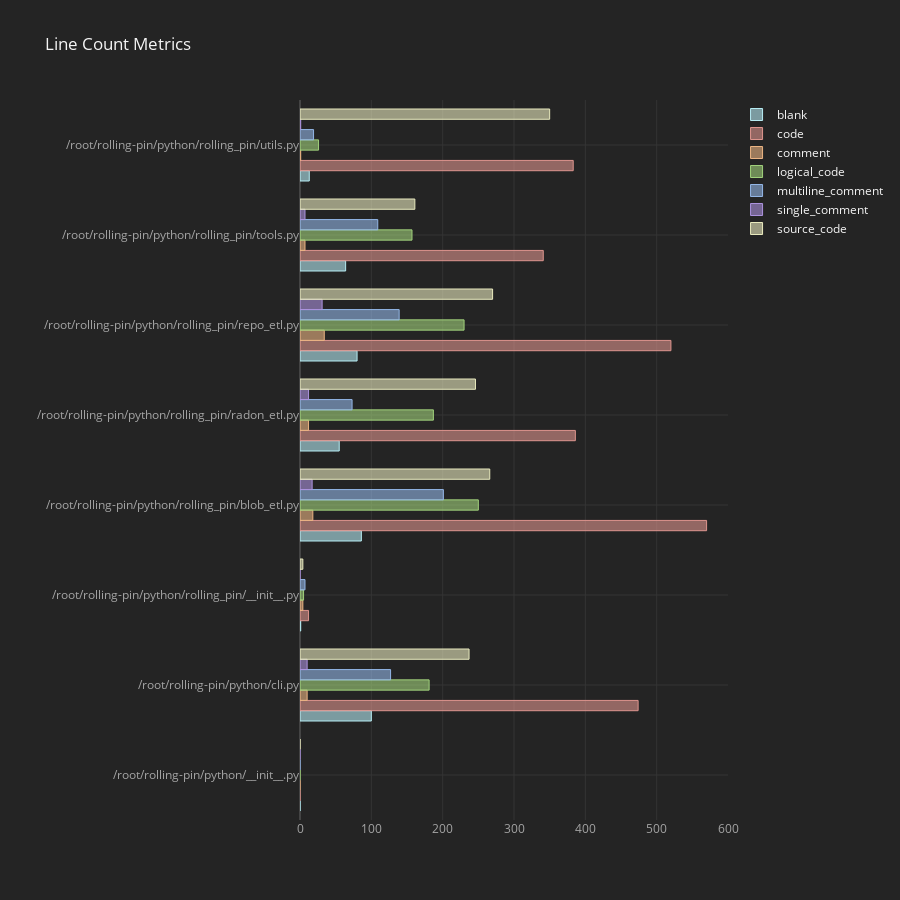
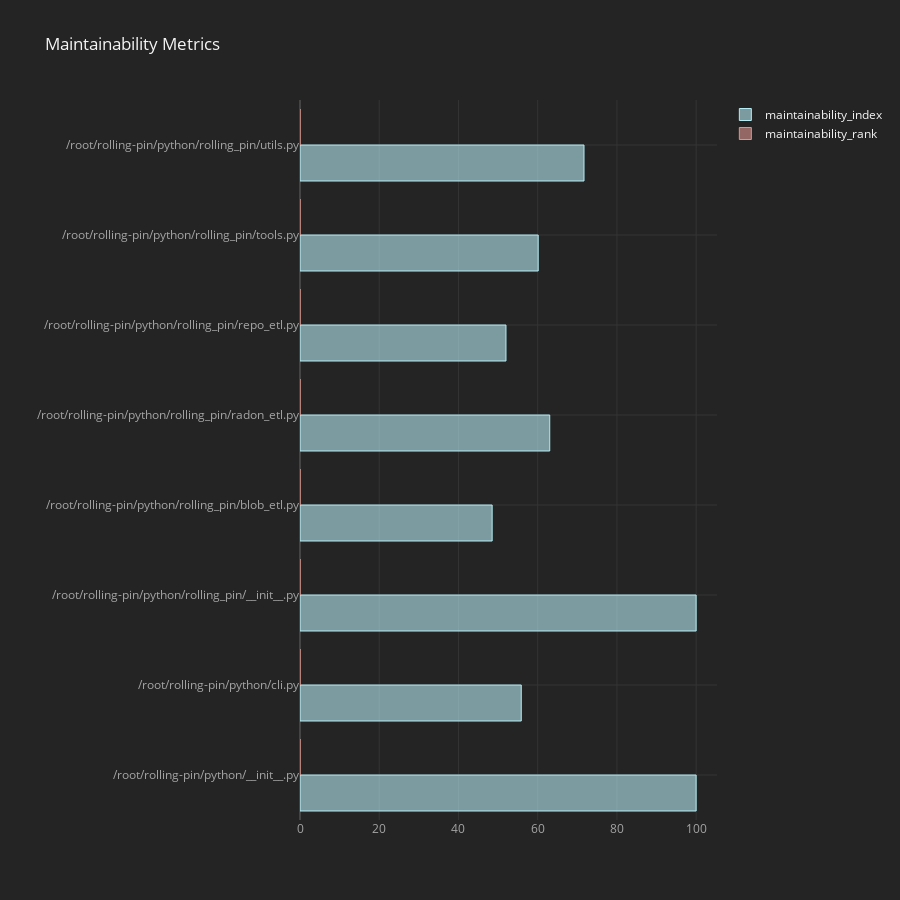
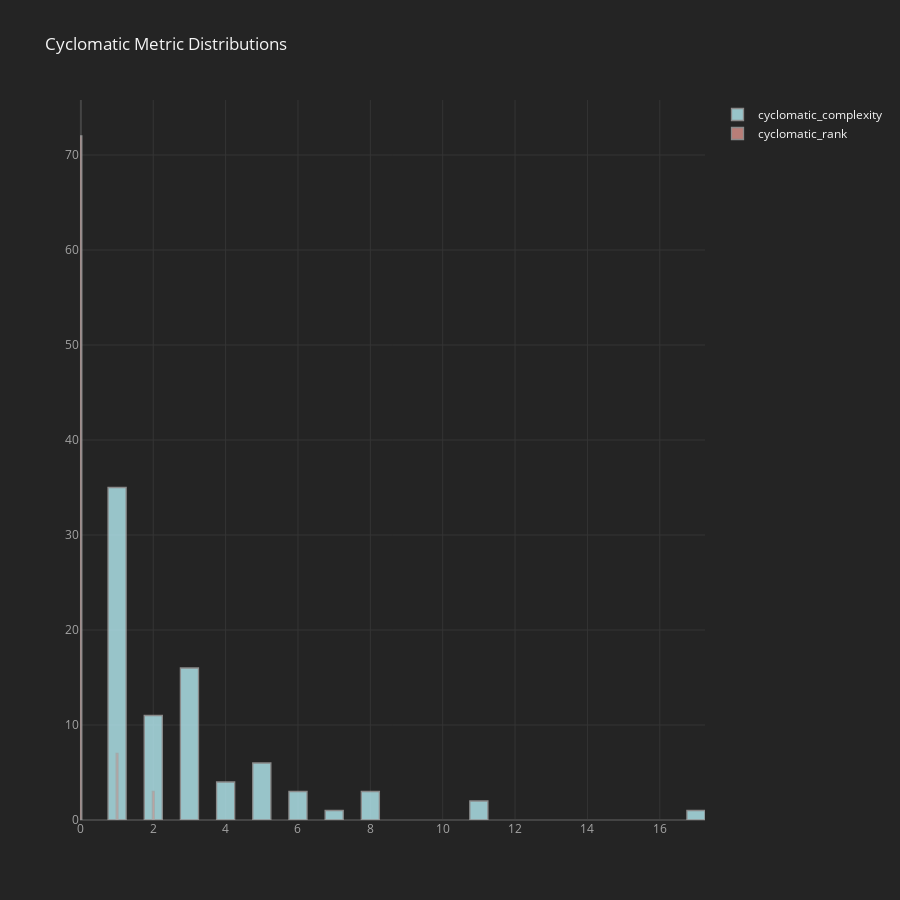
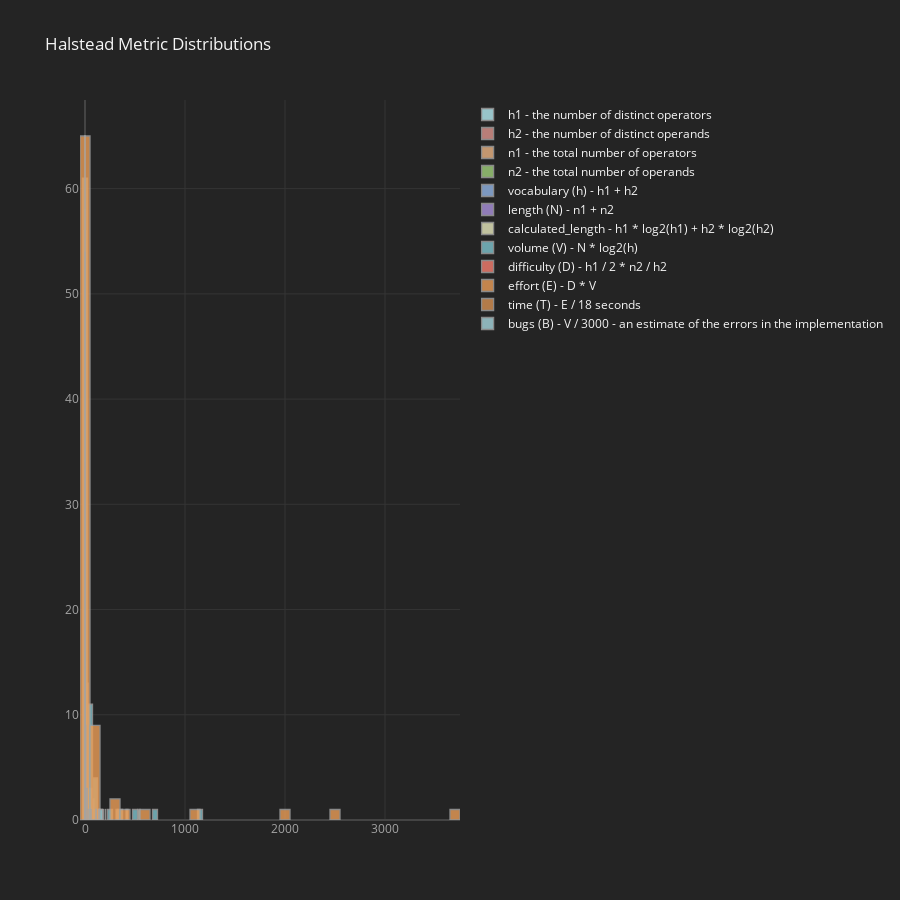

Source (notebook cell) for these figures, in order:
### Code cell
def plot_metrics(repo):
    lut = dict(
        h1='h1 - the number of distinct operators',
        h2='h2 - the number of distinct operands',
        n1='n1 - the total number of operators',
        n2='n2 - the total number of operands',
        vocabulary='vocabulary (h) - h1 + h2',
        length='length (N) - n1 + n2',
        calculated_length='calculated_length - h1 * log2(h1) + h2 * log2(h2)',
        volume='volume (V) - N * log2(h)',
        difficulty='difficulty (D) - h1 / 2 * n2 / h2',
        effort='effort (E) - D * V',
        time='time (T) - E / 18 seconds',
        bugs='bugs (B) - V / 3000 - an estimate of the errors in the implementation',
    )
    
    def remove_test_modules(data):
        mask = data.fullpath.apply(lambda x: not re.search('_test\.py$', x)).astype(bool)
        return data[mask]

    raw = remove_test_modules(repo.raw_metrics)
    mi = remove_test_modules(repo.maintainability_index)
    cc = remove_test_modules(repo.cyclomatic_complexity_metrics)
    hal = remove_test_modules(repo.halstead_metrics)

    raw.iplot(x='fullpath', kind='barh', title='Line Count Metrics', **params)
    mi.iplot(x='fullpath', kind='barh', title='Maintainability Metrics', **params)

    cols = ['cyclomatic_complexity', 'cyclomatic_rank']
    cc[cols].iplot(kind='hist', bins=50, title='Cyclomatic Metric Distributions', **params)
    
    cols = ['h1', 'h2', 'n1', 'n2', 'vocabulary', 'length', 'calculated_length', 'volume', 'difficulty', 'effort', 'time', 'bugs']
    hal[cols]\
        .rename(mapper=lambda x: lut[x], axis=1)\
        .iplot(kind='hist', bins=50, title='Halstead Metric Distributions', **params)

plot_metrics(repo)

### Figure 1 — Plotly figure (JSON) as saved in the notebook; plotly's stock layout.template omitted (floating-point values rounded to 4 significant figures)
{"data": [{"marker": {"color": "rgba(182, 236, 243, 0.6)", "line": {"color": "rgba(182, 236, 243, 1.0)", "width": 1}}, "name": "blank", "orientation": "h", "text": "", "type": "bar", "x": [0, 100, 1, 86, 55, 80, 64, 13], "y": ["/root/rolling-pin/python/__init__.py", "/root/rolling-pin/python/cli.py", "/root/rolling-pin/python/rolling_pin/__init__.py", "/root/rolling-pin/python/rolling_pin/blob_etl.py", "/root/rolling-pin/python/rolling_pin/radon_etl.py", "/root/rolling-pin/python/rolling_pin/repo_etl.py", "/root/rolling-pin/python/rolling_pin/tools.py", "/root/rolling-pin/python/rolling_pin/utils.py"]}, {"marker": {"color": "rgba(222, 149, 142, 0.6)", "line": {"color": "rgba(222, 149, 142, 1.0)", "width": 1}}, "name": "code", "orientation": "h", "text": "", "type": "bar", "x": [0, 474, 12, 570, 386, 520, 341, 383], "y": ["/root/rolling-pin/python/__init__.py", "/root/rolling-pin/python/cli.py", "/root/rolling-pin/python/rolling_pin/__init__.py", "/root/rolling-pin/python/rolling_pin/blob_etl.py", "/root/rolling-pin/python/rolling_pin/radon_etl.py", "/root/rolling-pin/python/rolling_pin/repo_etl.py", "/root/rolling-pin/python/rolling_pin/tools.py", "/root/rolling-pin/python/rolling_pin/utils.py"]}, {"marker": {"color": "rgba(235, 180, 131, 0.6)", "line": {"color": "rgba(235, 180, 131, 1.0)", "width": 1}}, "name": "comment", "orientation": "h", "text": "", "type": "bar", "x": [0, 10, 4, 18, 12, 34, 7, 1], "y": ["/root/rolling-pin/python/__init__.py", "/root/rolling-pin/python/cli.py", "/root/rolling-pin/python/rolling_pin/__init__.py", "/root/rolling-pin/python/rolling_pin/blob_etl.py", "/root/rolling-pin/python/rolling_pin/radon_etl.py", "/root/rolling-pin/python/rolling_pin/repo_etl.py", "/root/rolling-pin/python/rolling_pin/tools.py", "/root/rolling-pin/python/rolling_pin/utils.py"]}, {"marker": {"color": "rgba(160, 209, 123, 0.6)", "line": {"color": "rgba(160, 209, 123, 1.0)", "width": 1}}, "name": "logical_code", "orientation": "h", "text": "", "type": "bar", "x": [0, 181, 5, 250, 187, 230, 157, 26], "y": ["/root/rolling-pin/python/__init__.py", "/root/rolling-pin/python/cli.py", "/root/rolling-pin/python/rolling_pin/__init__.py", "/root/rolling-pin/python/rolling_pin/blob_etl.py", "/root/rolling-pin/python/rolling_pin/radon_etl.py", "/root/rolling-pin/python/rolling_pin/repo_etl.py", "/root/rolling-pin/python/rolling_pin/tools.py", "/root/rolling-pin/python/rolling_pin/utils.py"]}, {"marker": {"color": "rgba(147, 182, 230, 0.6)", "line": {"color": "rgba(147, 182, 230, 1.0)", "width": 1}}, "name": "multiline_comment", "orientation": "h", "text": "", "type": "bar", "x": [0, 127, 7, 201, 73, 139, 109, 19], "y": ["/root/rolling-pin/python/__init__.py", "/root/rolling-pin/python/cli.py", "/root/rolling-pin/python/rolling_pin/__init__.py", "/root/rolling-pin/python/rolling_pin/blob_etl.py", "/root/rolling-pin/python/rolling_pin/radon_etl.py", "/root/rolling-pin/python/rolling_pin/repo_etl.py", "/root/rolling-pin/python/rolling_pin/tools.py", "/root/rolling-pin/python/rolling_pin/utils.py"]}, {"marker": {"color": "rgba(172, 146, 222, 0.6)", "line": {"color": "rgba(172, 146, 222, 1.0)", "width": 1}}, "name": "single_comment", "orientation": "h", "text": "", "type": "bar", "x": [0, 10, 0, 17, 12, 31, 7, 1], "y": ["/root/rolling-pin/python/__init__.py", "/root/rolling-pin/python/cli.py", "/root/rolling-pin/python/rolling_pin/__init__.py", "/root/rolling-pin/python/rolling_pin/blob_etl.py", "/root/rolling-pin/python/rolling_pin/radon_etl.py", "/root/rolling-pin/python/rolling_pin/repo_etl.py", "/root/rolling-pin/python/rolling_pin/tools.py", "/root/rolling-pin/python/rolling_pin/utils.py"]}, {"marker": {"color": "rgba(233, 234, 190, 0.6)", "line": {"color": "rgba(233, 234, 190, 1.0)", "width": 1}}, "name": "source_code", "orientation": "h", "text": "", "type": "bar", "x": [0, 237, 4, 266, 246, 270, 161, 350], "y": ["/root/rolling-pin/python/__init__.py", "/root/rolling-pin/python/cli.py", "/root/rolling-pin/python/rolling_pin/__init__.py", "/root/rolling-pin/python/rolling_pin/blob_etl.py", "/root/rolling-pin/python/rolling_pin/radon_etl.py", "/root/rolling-pin/python/rolling_pin/repo_etl.py", "/root/rolling-pin/python/rolling_pin/tools.py", "/root/rolling-pin/python/rolling_pin/utils.py"]}], "layout": {"height": 900, "legend": {"bgcolor": "#242424", "font": {"color": "#F4F4F4"}}, "paper_bgcolor": "#242424", "plot_bgcolor": "#242424", "title": {"font": {"color": "#F4F4F4"}, "text": "Line Count Metrics"}, "width": 900, "xaxis": {"autorange": true, "gridcolor": "#343434", "range": [0, 600], "showgrid": true, "tickfont": {"color": "#A4A4A4"}, "title": {"font": {"color": "#A4A4A4"}, "text": ""}, "type": "linear", "zerolinecolor": "#444444"}, "yaxis": {"autorange": true, "gridcolor": "#343434", "range": [-0.5, 7.5], "showgrid": true, "tickfont": {"color": "#A4A4A4"}, "title": {"font": {"color": "#A4A4A4"}, "text": ""}, "type": "category", "zerolinecolor": "#444444"}}}

### Figure 2 — Plotly figure (JSON) as saved in the notebook; plotly's stock layout.template omitted (floating-point values rounded to 4 significant figures)
{"data": [{"marker": {"color": "rgba(182, 236, 243, 0.6)", "line": {"color": "rgba(182, 236, 243, 1.0)", "width": 1}}, "name": "maintainability_index", "orientation": "h", "text": "", "type": "bar", "x": [100, 55.85, 100, 48.5, 63.04, 52.0, 60.13, 71.69], "y": ["/root/rolling-pin/python/__init__.py", "/root/rolling-pin/python/cli.py", "/root/rolling-pin/python/rolling_pin/__init__.py", "/root/rolling-pin/python/rolling_pin/blob_etl.py", "/root/rolling-pin/python/rolling_pin/radon_etl.py", "/root/rolling-pin/python/rolling_pin/repo_etl.py", "/root/rolling-pin/python/rolling_pin/tools.py", "/root/rolling-pin/python/rolling_pin/utils.py"]}, {"marker": {"color": "rgba(222, 149, 142, 0.6)", "line": {"color": "rgba(222, 149, 142, 1.0)", "width": 1}}, "name": "maintainability_rank", "orientation": "h", "text": "", "type": "bar", "x": [0, 0, 0, 0, 0, 0, 0, 0], "y": ["/root/rolling-pin/python/__init__.py", "/root/rolling-pin/python/cli.py", "/root/rolling-pin/python/rolling_pin/__init__.py", "/root/rolling-pin/python/rolling_pin/blob_etl.py", "/root/rolling-pin/python/rolling_pin/radon_etl.py", "/root/rolling-pin/python/rolling_pin/repo_etl.py", "/root/rolling-pin/python/rolling_pin/tools.py", "/root/rolling-pin/python/rolling_pin/utils.py"]}], "layout": {"height": 900, "legend": {"bgcolor": "#242424", "font": {"color": "#F4F4F4"}}, "paper_bgcolor": "#242424", "plot_bgcolor": "#242424", "title": {"font": {"color": "#F4F4F4"}, "text": "Maintainability Metrics"}, "width": 900, "xaxis": {"autorange": true, "gridcolor": "#343434", "range": [0, 105.3], "showgrid": true, "tickfont": {"color": "#A4A4A4"}, "title": {"font": {"color": "#A4A4A4"}, "text": ""}, "type": "linear", "zerolinecolor": "#444444"}, "yaxis": {"autorange": true, "gridcolor": "#343434", "range": [-0.5, 7.5], "showgrid": true, "tickfont": {"color": "#A4A4A4"}, "title": {"font": {"color": "#A4A4A4"}, "text": ""}, "type": "category", "zerolinecolor": "#444444"}}}

### Figure 3 — Plotly figure (JSON) as saved in the notebook; plotly's stock layout.template omitted (floating-point values rounded to 4 significant figures)
{"data": [{"histfunc": "count", "histnorm": "", "marker": {"color": "rgba(182, 236, 243, 1.0)", "line": {"color": "#A4A4A4", "width": 1.3}}, "name": "cyclomatic_complexity", "nbinsx": 50, "opacity": 0.8, "orientation": "v", "type": "histogram", "visible": true, "x": [3, 3, 3, 3, 8, 5, 1, 5, 17, 1, 1, 1, 1, 1, 1, 1, 1, 1, 2, 2, 1, 1, 1, 1, 1, 1, 1, 11, 2, 2, 2, 1, 1, 1, 1, 8, 6, 6, 6, 4, 3, 2, 2, 5, 1, 1, 1, 4, 4, 3, 3, 2, 1, 1, 1, 1, 11, 1, 1, 1, 7, 5, 4, 3, 3, 2, 2, 1, 8, 2, 1, 5, 5, 3, 3, 3, 3, 3, 3, 3, 1, 1]}, {"histfunc": "count", "histnorm": "", "marker": {"color": "rgba(222, 149, 142, 1.0)", "line": {"color": "#A4A4A4", "width": 1.3}}, "name": "cyclomatic_rank", "nbinsx": 50, "opacity": 0.8, "orientation": "v", "type": "histogram", "x": [0, 0, 0, 0, 1, 0, 0, 0, 2, 0, 0, 0, 0, 0, 0, 0, 0, 0, 0, 0, 0, 0, 0, 0, 0, 0, 0, 2, 0, 0, 0, 0, 0, 0, 0, 1, 1, 1, 1, 0, 0, 0, 0, 0, 0, 0, 0, 0, 0, 0, 0, 0, 0, 0, 0, 0, 2, 0, 0, 0, 1, 0, 0, 0, 0, 0, 0, 0, 1, 0, 0, 0, 0, 0, 0, 0, 0, 0, 0, 0, 0, 0]}], "layout": {"barmode": "overlay", "height": 900, "legend": {"bgcolor": "#242424", "font": {"color": "#F4F4F4"}}, "paper_bgcolor": "#242424", "plot_bgcolor": "#242424", "title": {"font": {"color": "#F4F4F4"}, "text": "Cyclomatic Metric Distributions"}, "width": 900, "xaxis": {"autorange": true, "gridcolor": "#343434", "range": [-0.025, 17.25], "showgrid": true, "tickfont": {"color": "#A4A4A4"}, "title": {"font": {"color": "#A4A4A4"}, "text": ""}, "type": "linear", "zerolinecolor": "#444444"}, "yaxis": {"autorange": true, "gridcolor": "#343434", "range": [0, 75.79], "showgrid": true, "tickfont": {"color": "#A4A4A4"}, "title": {"font": {"color": "#A4A4A4"}, "text": ""}, "zerolinecolor": "#444444"}}}

### Figure 4 — Plotly figure (JSON) as saved in the notebook; plotly's stock layout.template omitted (floating-point values rounded to 4 significant figures)
{"data": [{"histfunc": "count", "histnorm": "", "marker": {"color": "rgba(182, 236, 243, 1.0)", "line": {"color": "#A4A4A4", "width": 1.3}}, "name": "h1 - the number of distinct operators", "nbinsx": 50, "opacity": 0.8, "orientation": "v", "type": "histogram", "x": [1, 0, 1, 0, 0, 1, 1, 2, 1, 2, 1, 0, 1, 1, 1, 1, 0, 0, 1, 0, 1, 3, 0, 5, 1, 2, 0, 3, 3, 1, 0, 0, 0, 0, 0, 0, 0, 2, 0, 0, 0, 0, 0, 0, 0, 1, 0, 0, 0, 1, 2, 1, 5, 5, 2, 4, 0, 0, 2, 0, 1, 1, 1, 1, 1, 0, 0, 3, 3, 2, 0, 2, 2, 1, 0, 3, 0, 7, 3, 10, 9, 3]}, {"histfunc": "count", "histnorm": "", "marker": {"color": "rgba(222, 149, 142, 1.0)", "line": {"color": "#A4A4A4", "width": 1.3}}, "name": "h2 - the number of distinct operands", "nbinsx": 50, "opacity": 0.8, "orientation": "v", "type": "histogram", "x": [2, 0, 2, 0, 0, 2, 4, 9, 3, 30, 3, 0, 2, 4, 4, 2, 0, 0, 14, 0, 2, 10, 0, 16, 2, 4, 0, 6, 6, 6, 0, 0, 0, 0, 0, 0, 0, 4, 0, 0, 0, 0, 0, 0, 0, 3, 0, 0, 0, 2, 4, 1, 16, 13, 8, 8, 0, 0, 13, 0, 2, 2, 2, 2, 2, 0, 0, 6, 5, 4, 0, 3, 5, 2, 0, 83, 0, 52, 7, 65, 28, 7]}, {"histfunc": "count", "histnorm": "", "marker": {"color": "rgba(235, 180, 131, 1.0)", "line": {"color": "#A4A4A4", "width": 1.3}}, "name": "n1 - the total number of operators", "nbinsx": 50, "opacity": 0.8, "orientation": "v", "type": "histogram", "x": [1, 0, 1, 0, 0, 1, 3, 6, 2, 24, 2, 0, 1, 2, 3, 1, 0, 0, 12, 0, 1, 5, 0, 9, 1, 2, 0, 4, 4, 3, 0, 0, 0, 0, 0, 0, 0, 2, 0, 0, 0, 0, 0, 0, 0, 2, 0, 0, 0, 1, 2, 1, 10, 9, 4, 4, 0, 0, 7, 0, 1, 1, 1, 1, 1, 0, 0, 3, 3, 2, 0, 2, 3, 1, 0, 60, 0, 29, 4, 38, 15, 4]}, {"histfunc": "count", "histnorm": "", "marker": {"color": "rgba(160, 209, 123, 1.0)", "line": {"color": "#A4A4A4", "width": 1.3}}, "name": "n2 - the total number of operands", "nbinsx": 50, "opacity": 0.8, "orientation": "v", "type": "histogram", "x": [2, 0, 2, 0, 0, 2, 6, 12, 4, 48, 4, 0, 2, 4, 6, 2, 0, 0, 24, 0, 2, 10, 0, 18, 2, 4, 0, 8, 8, 6, 0, 0, 0, 0, 0, 0, 0, 4, 0, 0, 0, 0, 0, 0, 0, 4, 0, 0, 0, 2, 4, 1, 17, 17, 8, 8, 0, 0, 14, 0, 2, 2, 2, 2, 2, 0, 0, 6, 5, 4, 0, 4, 6, 2, 0, 120, 0, 58, 8, 71, 29, 8]}, {"histfunc": "count", "histnorm": "", "marker": {"color": "rgba(147, 182, 230, 1.0)", "line": {"color": "#A4A4A4", "width": 1.3}}, "name": "vocabulary (h) - h1 + h2", "nbinsx": 50, "opacity": 0.8, "orientation": "v", "type": "histogram", "x": [3, 0, 3, 0, 0, 3, 5, 11, 4, 32, 4, 0, 3, 5, 5, 3, 0, 0, 15, 0, 3, 13, 0, 21, 3, 6, 0, 9, 9, 7, 0, 0, 0, 0, 0, 0, 0, 6, 0, 0, 0, 0, 0, 0, 0, 4, 0, 0, 0, 3, 6, 2, 21, 18, 10, 12, 0, 0, 15, 0, 3, 3, 3, 3, 3, 0, 0, 9, 8, 6, 0, 5, 7, 3, 0, 86, 0, 59, 10, 75, 37, 10]}, {"histfunc": "count", "histnorm": "", "marker": {"color": "rgba(172, 146, 222, 1.0)", "line": {"color": "#A4A4A4", "width": 1.3}}, "name": "length (N) - n1 + n2", "nbinsx": 50, "opacity": 0.8, "orientation": "v", "type": "histogram", "x": [3, 0, 3, 0, 0, 3, 9, 18, 6, 72, 6, 0, 3, 6, 9, 3, 0, 0, 36, 0, 3, 15, 0, 27, 3, 6, 0, 12, 12, 9, 0, 0, 0, 0, 0, 0, 0, 6, 0, 0, 0, 0, 0, 0, 0, 6, 0, 0, 0, 3, 6, 2, 27, 26, 12, 12, 0, 0, 21, 0, 3, 3, 3, 3, 3, 0, 0, 9, 8, 6, 0, 6, 9, 3, 0, 180, 0, 87, 12, 109, 44, 12]}, {"histfunc": "count", "histnorm": "", "marker": {"color": "rgba(233, 234, 190, 1.0)", "line": {"color": "#A4A4A4", "width": 1.3}}, "name": "calculated_length - h1 * log2(h1) + h2 * log2(h2)", "nbinsx": 50, "opacity": 0.8, "orientation": "v", "type": "histogram", "x": [2, 0, 2, 0, 0, 2, 8, 30.53, 4.755, 149.2, 4.755, 0, 2, 8, 8, 2, 0, 0, 53.3, 0, 2, 37.97, 0, 75.61, 2, 10, 0, 20.26, 20.26, 15.51, 0, 0, 0, 0, 0, 0, 0, 10, 0, 0, 0, 0, 0, 0, 0, 4.755, 0, 0, 0, 2, 10, 0, 75.61, 59.72, 26, 32, 0, 0, 50.11, 0, 2, 2, 2, 2, 2, 0, 0, 20.26, 16.36, 10, 0, 6.755, 13.61, 2, 0, 533.9, 0, 316.1, 24.41, 424.7, 163.1, 24.41]}, {"histfunc": "count", "histnorm": "", "marker": {"color": "rgba(126, 196, 207, 1.0)", "line": {"color": "#A4A4A4", "width": 1.3}}, "name": "volume (V) - N * log2(h)", "nbinsx": 50, "opacity": 0.8, "orientation": "v", "type": "histogram", "x": [4.755, 0, 4.755, 0, 0, 4.755, 20.9, 62.27, 12, 360, 12, 0, 4.755, 13.93, 20.9, 4.755, 0, 0, 140.6, 0, 4.755, 55.51, 0, 118.6, 4.755, 15.51, 0, 38.04, 38.04, 25.27, 0, 0, 0, 0, 0, 0, 0, 15.51, 0, 0, 0, 0, 0, 0, 0, 12, 0, 0, 0, 4.755, 15.51, 2, 118.6, 108.4, 39.86, 43.02, 0, 0, 82.04, 0, 4.755, 4.755, 4.755, 4.755, 4.755, 0, 0, 28.53, 24, 15.51, 0, 13.93, 25.27, 4.755, 0, 1157.0, 0, 511.8, 39.86, 678.9, 229.2, 39.86]}, {"histfunc": "count", "histnorm": "", "marker": {"color": "rgba(247, 126, 112, 1.0)", "line": {"color": "#A4A4A4", "width": 1.3}}, "name": "difficulty (D) - h1 / 2 * n2 / h2", "nbinsx": 50, "opacity": 0.8, "orientation": "v", "type": "histogram", "x": [0.5, 0, 0.5, 0, 0, 0.5, 0.75, 1.333, 0.6667, 1.6, 0.6667, 0, 0.5, 0.5, 0.75, 0.5, 0, 0, 0.8571, 0, 0.5, 1.5, 0, 2.812, 0.5, 1, 0, 2, 2, 0.5, 0, 0, 0, 0, 0, 0, 0, 1, 0, 0, 0, 0, 0, 0, 0, 0.6667, 0, 0, 0, 0.5, 1, 0.5, 2.656, 3.269, 1, 2, 0, 0, 1.077, 0, 0.5, 0.5, 0.5, 0.5, 0.5, 0, 0, 1.5, 1.5, 1, 0, 1.333, 1.2, 0.5, 0, 2.169, 0, 3.904, 1.714, 5.462, 4.661, 1.714]}, {"histfunc": "count", "histnorm": "", "marker": {"color": "rgba(235, 158, 88, 1.0)", "line": {"color": "#A4A4A4", "width": 1.3}}, "name": "effort (E) - D * V", "nbinsx": 50, "opacity": 0.8, "orientation": "v", "type": "histogram", "x": [2.377, 0, 2.377, 0, 0, 2.377, 15.67, 83.03, 8, 576, 8, 0, 2.377, 6.966, 15.67, 2.377, 0, 0, 120.6, 0, 2.377, 83.26, 0, 333.5, 2.377, 15.51, 0, 76.08, 76.08, 12.63, 0, 0, 0, 0, 0, 0, 0, 15.51, 0, 0, 0, 0, 0, 0, 0, 8, 0, 0, 0, 2.377, 15.51, 1, 315.0, 354.4, 39.86, 86.04, 0, 0, 88.36, 0, 2.377, 2.377, 2.377, 2.377, 2.377, 0, 0, 42.79, 36, 15.51, 0, 18.58, 30.32, 2.377, 0, 2509.0, 0, 1998.0, 68.34, 3708.0, 1068.0, 68.34]}, {"histfunc": "count", "histnorm": "", "marker": {"color": "rgba(235, 158, 88, 0.8999999999999999)", "line": {"color": "#A4A4A4", "width": 1.3}}, "name": "time (T) - E / 18 seconds", "nbinsx": 50, "opacity": 0.8, "orientation": "v", "type": "histogram", "x": [0.1321, 0, 0.1321, 0, 0, 0.1321, 0.8707, 4.613, 0.4444, 32, 0.4444, 0, 0.1321, 0.387, 0.8707, 0.1321, 0, 0, 6.698, 0, 0.1321, 4.626, 0, 18.53, 0.1321, 0.8617, 0, 4.227, 4.227, 0.7018, 0, 0, 0, 0, 0, 0, 0, 0.8617, 0, 0, 0, 0, 0, 0, 0, 0.4444, 0, 0, 0, 0.1321, 0.8617, 0.05556, 17.5, 19.69, 2.215, 4.78, 0, 0, 4.909, 0, 0.1321, 0.1321, 0.1321, 0.1321, 0.1321, 0, 0, 2.377, 2, 0.8617, 0, 1.032, 1.684, 0.1321, 0, 139.4, 0, 111.0, 3.796, 206.0, 59.35, 3.796]}, {"histfunc": "count", "histnorm": "", "marker": {"color": "rgba(182, 236, 243, 0.8999999999999999)", "line": {"color": "#A4A4A4", "width": 1.3}}, "name": "bugs (B) - V / 3000 - an estimate of the errors in the implementation", "nbinsx": 50, "opacity": 0.8, "orientation": "v", "type": "histogram", "x": [0.001585, 0, 0.001585, 0, 0, 0.001585, 0.006966, 0.02076, 0.004, 0.12, 0.004, 0, 0.001585, 0.004644, 0.006966, 0.001585, 0, 0, 0.04688, 0, 0.001585, 0.0185, 0, 0.03953, 0.001585, 0.00517, 0, 0.01268, 0.01268, 0.008422, 0, 0, 0, 0, 0, 0, 0, 0.00517, 0, 0, 0, 0, 0, 0, 0, 0.004, 0, 0, 0, 0.001585, 0.00517, 0.0006667, 0.03953, 0.03614, 0.01329, 0.01434, 0, 0, 0.02735, 0, 0.001585, 0.001585, 0.001585, 0.001585, 0.001585, 0, 0, 0.00951, 0.008, 0.00517, 0, 0.004644, 0.008422, 0.001585, 0, 0.3856, 0, 0.1706, 0.01329, 0.2263, 0.07641, 0.01329]}], "layout": {"barmode": "overlay", "height": 900, "legend": {"bgcolor": "#242424", "font": {"color": "#F4F4F4"}}, "paper_bgcolor": "#242424", "plot_bgcolor": "#242424", "title": {"font": {"color": "#F4F4F4"}, "text": "Halstead Metric Distributions"}, "width": 900, "xaxis": {"autorange": true, "gridcolor": "#343434", "range": [-50, 3750], "showgrid": true, "tickfont": {"color": "#A4A4A4"}, "title": {"font": {"color": "#A4A4A4"}, "text": ""}, "type": "linear", "zerolinecolor": "#444444"}, "yaxis": {"autorange": true, "gridcolor": "#343434", "range": [0, 68.42], "showgrid": true, "tickfont": {"color": "#A4A4A4"}, "title": {"font": {"color": "#A4A4A4"}, "text": ""}, "zerolinecolor": "#444444"}}}
